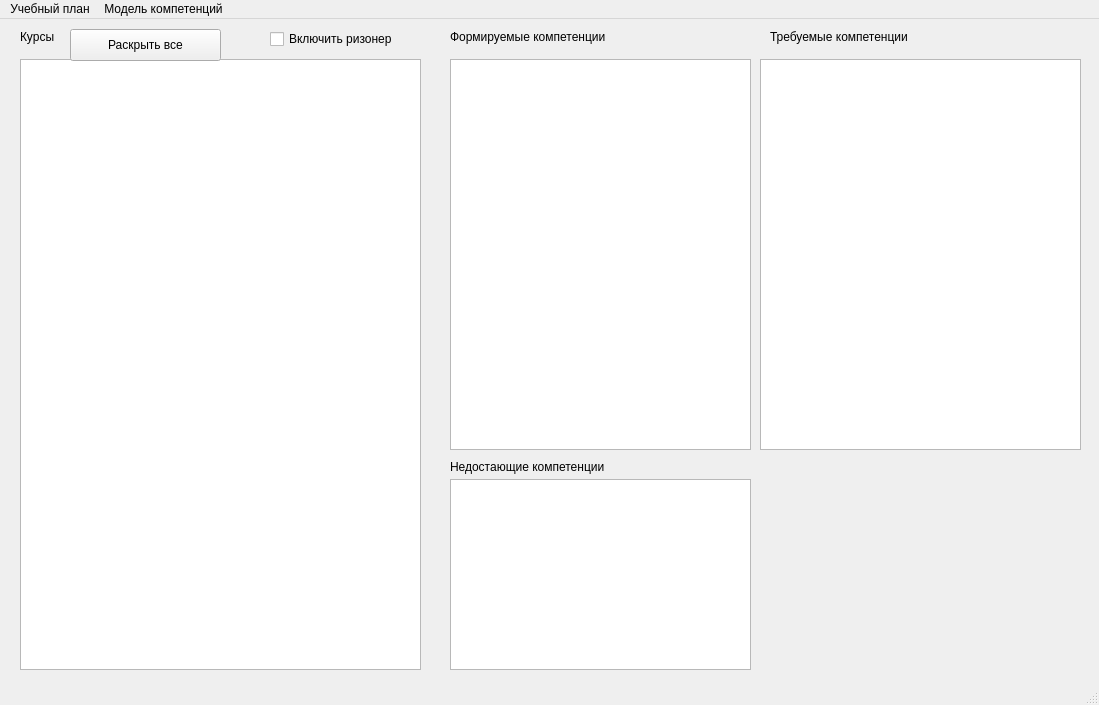
<?xml version="1.0" encoding="UTF-8"?>
<ui version="4.0">
 <class>MainWindow</class>
 <widget class="QMainWindow" name="MainWindow">
  <property name="geometry">
   <rect>
    <x>0</x>
    <y>0</y>
    <width>1099</width>
    <height>705</height>
   </rect>
  </property>
  <property name="windowTitle">
   <string>Менеджер компетенций 1.0</string>
  </property>
  <widget class="QWidget" name="centralwidget">
   <widget class="QTreeView" name="treeView">
    <property name="geometry">
     <rect>
      <x>20</x>
      <y>40</y>
      <width>401</width>
      <height>611</height>
     </rect>
    </property>
   </widget>
   <widget class="QPushButton" name="expandAllButton">
    <property name="geometry">
     <rect>
      <x>70</x>
      <y>10</y>
      <width>151</width>
      <height>32</height>
     </rect>
    </property>
    <property name="text">
     <string>Раскрыть все</string>
    </property>
   </widget>
   <widget class="QLabel" name="label">
    <property name="geometry">
     <rect>
      <x>450</x>
      <y>10</y>
      <width>301</width>
      <height>16</height>
     </rect>
    </property>
    <property name="text">
     <string>Формируемые компетенции</string>
    </property>
   </widget>
   <widget class="QLabel" name="label_2">
    <property name="geometry">
     <rect>
      <x>770</x>
      <y>10</y>
      <width>301</width>
      <height>16</height>
     </rect>
    </property>
    <property name="text">
     <string>Требуемые компетенции</string>
    </property>
   </widget>
   <widget class="QListView" name="compLackListView">
    <property name="geometry">
     <rect>
      <x>450</x>
      <y>460</y>
      <width>301</width>
      <height>191</height>
     </rect>
    </property>
   </widget>
   <widget class="QLabel" name="label_3">
    <property name="geometry">
     <rect>
      <x>450</x>
      <y>440</y>
      <width>301</width>
      <height>16</height>
     </rect>
    </property>
    <property name="text">
     <string>Недостающие компетенции</string>
    </property>
   </widget>
   <widget class="QLabel" name="label_4">
    <property name="geometry">
     <rect>
      <x>20</x>
      <y>10</y>
      <width>61</width>
      <height>16</height>
     </rect>
    </property>
    <property name="text">
     <string>Курсы</string>
    </property>
   </widget>
   <widget class="QListWidget" name="compListWidget">
    <property name="geometry">
     <rect>
      <x>450</x>
      <y>40</y>
      <width>301</width>
      <height>391</height>
     </rect>
    </property>
   </widget>
   <widget class="QListWidget" name="prereqListWidget">
    <property name="geometry">
     <rect>
      <x>760</x>
      <y>40</y>
      <width>321</width>
      <height>391</height>
     </rect>
    </property>
   </widget>
   <widget class="QCheckBox" name="toggleReasonerCheckBox">
    <property name="geometry">
     <rect>
      <x>270</x>
      <y>10</y>
      <width>141</width>
      <height>20</height>
     </rect>
    </property>
    <property name="text">
     <string>Включить ризонер</string>
    </property>
   </widget>
  </widget>
  <widget class="QMenuBar" name="menubar">
   <property name="geometry">
    <rect>
     <x>0</x>
     <y>0</y>
     <width>1099</width>
     <height>24</height>
    </rect>
   </property>
   <property name="nativeMenuBar">
    <bool>false</bool>
   </property>
   <widget class="QMenu" name="studyPlanMenu">
    <property name="title">
     <string>Учебный план</string>
    </property>
   </widget>
   <widget class="QMenu" name="compMenu">
    <property name="title">
     <string>Модель компетенций</string>
    </property>
    <addaction name="showComp"/>
   </widget>
   <addaction name="studyPlanMenu"/>
   <addaction name="compMenu"/>
  </widget>
  <widget class="QStatusBar" name="statusbar"/>
  <action name="actionsdgds">
   <property name="text">
    <string>sdgds</string>
   </property>
  </action>
  <action name="actionhelpaction">
   <property name="checkable">
    <bool>true</bool>
   </property>
   <property name="text">
    <string>helpaction</string>
   </property>
  </action>
  <action name="showComp">
   <property name="text">
    <string>Показать</string>
   </property>
  </action>
 </widget>
 <resources/>
 <connections/>
</ui>
